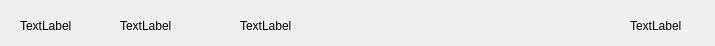
<?xml version="1.0" encoding="UTF-8"?>
<ui version="4.0">
 <class>TestInfoTableHeader</class>
 <widget class="QWidget" name="TestInfoTableHeader">
  <property name="geometry">
   <rect>
    <x>0</x>
    <y>0</y>
    <width>715</width>
    <height>46</height>
   </rect>
  </property>
  <property name="windowTitle">
   <string>TestInfoTableHeader</string>
  </property>
  <widget class="QLabel" name="label">
   <property name="geometry">
    <rect>
     <x>20</x>
     <y>20</y>
     <width>54</width>
     <height>12</height>
    </rect>
   </property>
   <property name="text">
    <string>TextLabel</string>
   </property>
  </widget>
  <widget class="QLabel" name="label_2">
   <property name="geometry">
    <rect>
     <x>120</x>
     <y>20</y>
     <width>54</width>
     <height>12</height>
    </rect>
   </property>
   <property name="text">
    <string>TextLabel</string>
   </property>
  </widget>
  <widget class="QLabel" name="label_3">
   <property name="geometry">
    <rect>
     <x>240</x>
     <y>20</y>
     <width>54</width>
     <height>12</height>
    </rect>
   </property>
   <property name="text">
    <string>TextLabel</string>
   </property>
  </widget>
  <widget class="QLabel" name="label_4">
   <property name="geometry">
    <rect>
     <x>630</x>
     <y>20</y>
     <width>54</width>
     <height>12</height>
    </rect>
   </property>
   <property name="text">
    <string>TextLabel</string>
   </property>
  </widget>
 </widget>
 <layoutdefault spacing="6" margin="11"/>
 <resources/>
 <connections/>
</ui>
